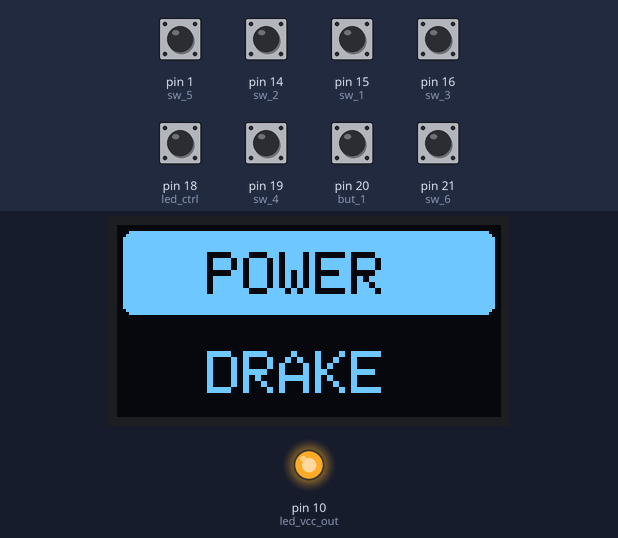
The sketch below on a simulated SparkFun Pro Micro, built with avr-gcc and run on an emulated ATmega32U4. Shown: 128×64 one-colour display, output pins drawn as LEDs (lit = HIGH). The test bench sets the inputs (shaded band); at power-on: pin 1 (sw_5), pin 14 (sw_2), pin 15 (sw_1), pin 16 (sw_3), pin 18 (led_ctrl), pin 19 (sw_4), pin 20 (but_1), pin 21 (sw_6) HIGH. The display library's start-up logo is not drawn; EEPROM starts erased; USB keyboard and mouse output is not drawn.

Above: at 7.3 s.
7.4 s: pin 18 (led_ctrl) pulled LOW for 0.15 s
At 8.6 s:
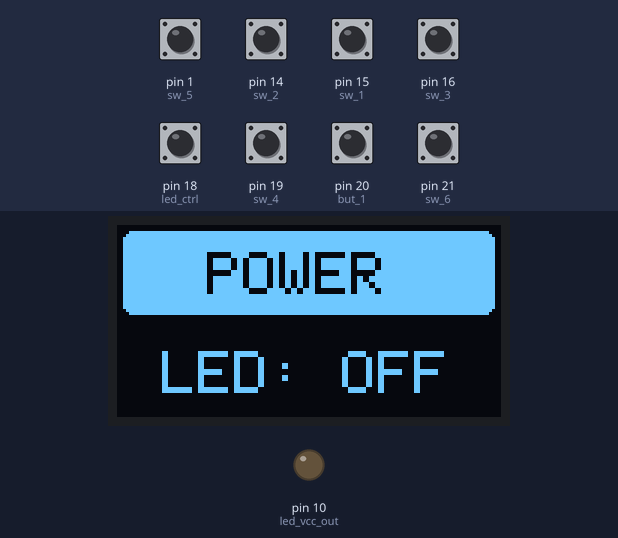
9.0 s: pin 1 (sw_5) pulled LOW for 0.15 s
At 10.0 s:
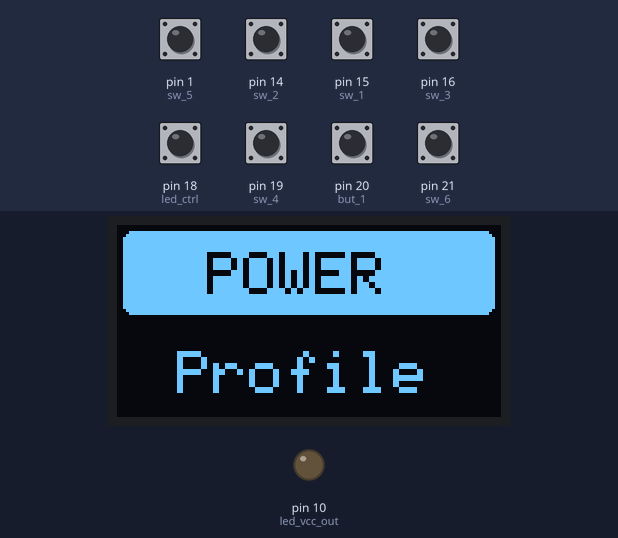
10.7 s: pin 14 (sw_2) pulled LOW for 0.15 s
At 11.6 s:
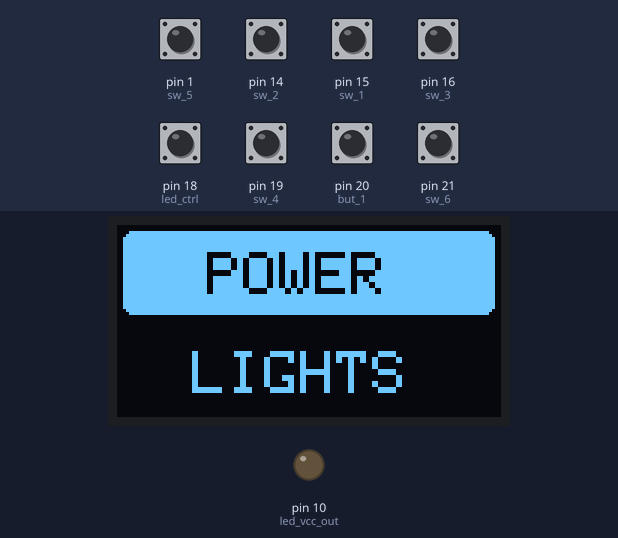
12.3 s: pin 15 (sw_1) pulled LOW for 0.15 s
At 12.42 s:
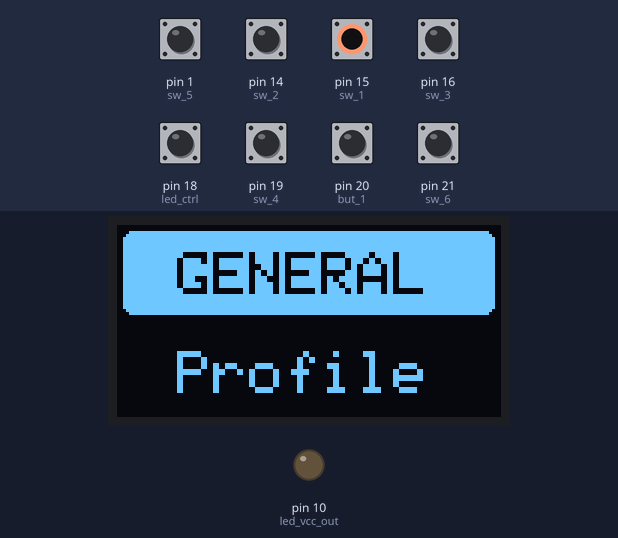
13.9 s: pin 16 (sw_3) pulled LOW for 0.15 s
At 15.1 s:
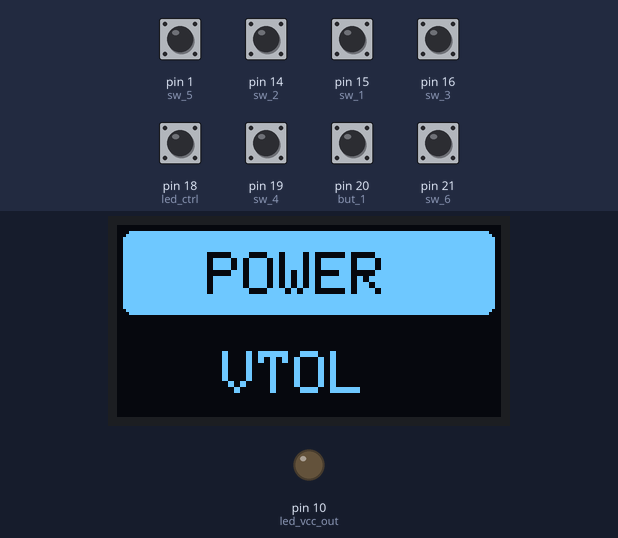
15.5 s: pin 19 (sw_4) pulled LOW for 0.15 s
At 16.7 s:
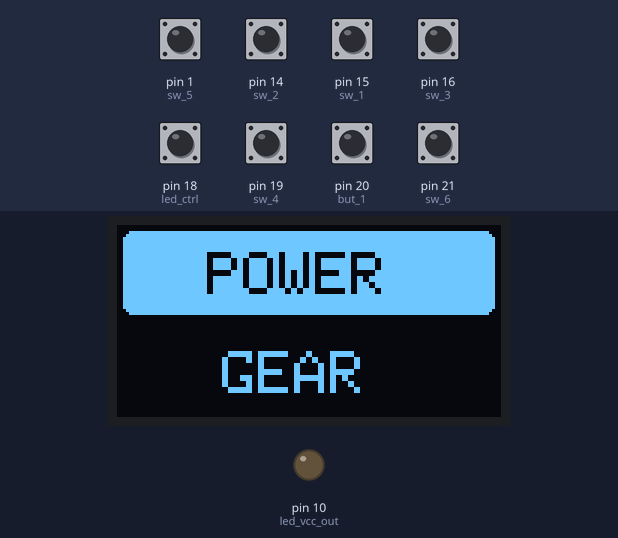
Timing chart, 0 to 18.5 s (numbered marks = the images above; inputs shaded):
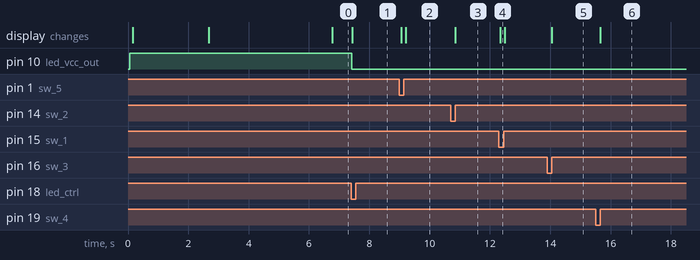

Measured:
- after the input at 7.4 s, pin 10 (led_vcc_out): HIGH → LOW at once; the display: changes at once (image 1)
- after the input at 9.0 s, the display: first changes after 0.06 s (image 2 shows a later state)
- after the input at 10.7 s, the display: changes after 0.15 s (image 3)
- after the input at 12.3 s, the display: changes after 0.05 s (image 4)
- after the input at 13.9 s, the display: changes after 0.15 s (image 5)
- after the input at 15.5 s, the display: changes after 0.15 s (image 6)

The sketch:

hanna_oled_hid.ino
```cpp
// (licence header left out)
// Include header files
#include <Keyboard.h>
#include <Adafruit_GFX.h>
#include <Adafruit_SSD1306.h>
#include <Wire.h>
#include <Bounce2.h>
#include <EEPROM.h>
#include <Keypad.h>
#include <Arduino.h>
#include "menumap.h"

// Defines
#define SCREEN_WIDTH 128
#define SCREEN_HEIGHT 64
#define LOGO_HEIGHT 16
#define OLED_RESET -1
#define LOGO_WIDTH 16
#define led_ctrl 18
#define key_row1 4
#define key_row2 5
#define key_row3 6
#define key_col1 7
#define key_col2 8
#define key_col3 9
#define but_1 20
#define sw_1 15
#define sw_2 14
#define sw_3 16
#define sw_4 19
#define sw_5 1
#define sw_6 21

// Constant declarations
const byte ROWS = 3; // Matrix keypad three rows
const byte COLS = 3; // Matrix keypad three columns
const long LOOP_INTERVAL = 10;  // Polling rate for main loop
const long BUTTON_INTERVAL = 1; // Polling rate for box buttons
const long KEYPAD_INTERVAL = 1; // Polling rate for box keypad
const long BRIGHT_INTERVAL = 0; // Polling rate for LED brightness button
const unsigned long DISP_TIMEOUT = 300; // OLED refresh DISP_TIMEOUT

// Init variables other mix
char key_pressed;
char keymap_1[ROWS][COLS] ={{0, 1, 2}, {3, 4, 5}, {6, 7, 8}};
uint8_t rowPins[ROWS] = {9, 8, 7}; // Connect to the row pinouts of the keypad
uint8_t colPins[COLS] = {4, 5, 6}; // Connect to the column pinouts of the keypad
int profile = 1;        // Set default profile to one
int led_vcc_out = 10;   // L.E.Ds are connected to digital pin 10
float led_pwm_duty = 0; // Variable to store the LED PWM duty cycle
unsigned long oled_cnt; // Counter for OLED text to timeout
String profile_text;    // Variablew to hold text to display on OLED

OLEDMENU menuSRAM; // Menu to overwrite for reading back from PROGMEM

// Initialize an instance of Keypad and OLED screen
Keypad keypad_keys = Keypad(makeKeymap(keymap_1), rowPins, colPins, ROWS, COLS);
Adafruit_SSD1306 display(SCREEN_WIDTH, SCREEN_HEIGHT, &Wire, OLED_RESET);

// Instantiate an instance of a Bounce object for corresponding buttons
Bounce b_but_l = Bounce();
Bounce b_but_1 = Bounce();
Bounce b_sw_t1 = Bounce();
Bounce b_sw_t2 = Bounce();
Bounce b_sw_2 = Bounce();
Bounce b_sw_3 = Bounce();
Bounce b_sw_4 = Bounce();
Bounce b_sw_6 = Bounce();

/*!
 * @function    read_drake_buttons
 * @abstract    Poll for button change.
 * @discussion  Writes text to OLED, and presses key
 * @param       polling delay in milliseconds
 * @result      void
*/
void read_drake_buttons(int polltime)
{
  b_but_1.update();
  if (b_but_1.fell()) {
    memcpy_P( &menuSRAM, &buttonMenu[0], sizeof(OLEDMENU));
    oled_write(String(menuSRAM.name));
    Keyboard.press(menuSRAM.keyId);
    delay(50);
    Keyboard.release(menuSRAM.keyId);
  }
  delay(polltime);
}

/*!
 * @function    read_drake_switch
 * @abstract    Poll for switch state change.
 * @discussion  Writes text to OLED, and presses key
 * @param       polling delay in milliseconds
 * @result      void
*/
void read_drake_switch(int polltime)
{
  b_sw_2.update();
  b_sw_3.update();
  b_sw_4.update();
  b_sw_6.update();
  b_sw_t1.update();
  b_sw_t2.update();

  if (b_sw_2.changed()) {
    memcpy_P( &menuSRAM, &switchMenu[0], sizeof(OLEDMENU));
    press_keyboard_key(menuSRAM.keyId);
    oled_write(String(menuSRAM.name));
  }
  if (b_sw_3.changed()) {
    memcpy_P( &menuSRAM, &switchMenu[1], sizeof(OLEDMENU));
    press_keyboard_key(menuSRAM.keyId);
    oled_write(String(menuSRAM.name));
  }
  if (b_sw_4.changed()) {
    memcpy_P( &menuSRAM, &switchMenu[2], sizeof(OLEDMENU));
    press_keyboard_key(menuSRAM.keyId);
    oled_write(String(menuSRAM.name));
  }
  if (b_sw_6.fell()) {
    memcpy_P( &menuSRAM, &switchMenu[3], sizeof(OLEDMENU));
    press_keyboard_key(menuSRAM.keyId);
    oled_write(String(menuSRAM.name));
  }
  if (b_sw_t1.changed() || b_sw_t2.changed()) {
    set_profile(!digitalRead(sw_1), !digitalRead(sw_5));
  }
  delay(polltime);
}

/*!
 * @function    press_keyboard_key
 * @abstract    press a key
 * @discussion  press a key on the keyboard
 * @param       char key: The key to press
 * @result      void
*/
void press_keyboard_key(char key)
{
  Keyboard.press(key);
  delay(50);
  Keyboard.release(key);
  delay(50);
}

/*!
 * @function    read_drake_keypad
 * @abstract    Poll for matrix buttons change.
 * @discussion  Determine keypress based on profile
 * @param       polling delay in milliseconds
 * @result      void
*/
void read_drake_keypad(int polltime)
{
  if (keypad_keys.getKeys()) {
    for (int i = 0; i < LIST_MAX; i++) {
      if ( keypad_keys.key[i].stateChanged ) {

        // Determine keypress based on profile currently selected
        if (profile == 1) {
          memcpy_P( &menuSRAM, &defaultMenu[keypad_keys.key[i].kcode], sizeof(OLEDMENU));
        } else if (profile == 2) {
          memcpy_P( &menuSRAM, &powerMenu[keypad_keys.key[i].kcode], sizeof(OLEDMENU));
        } else if (profile == 3) {
          memcpy_P( &menuSRAM, &shieldMenu[keypad_keys.key[i].kcode], sizeof(OLEDMENU));
        } else {
          memcpy_P( &menuSRAM, &defaultMenu[keypad_keys.key[i].kcode], sizeof(OLEDMENU));
        }

        // Assign the key press and text from OLEDMENU (menuSRAM)
        oled_write(menuSRAM.name);
        key_pressed = menuSRAM.keyId;

        // Press and release the assigned key
        switch (keypad_keys.key[i].kstate) {
          case PRESSED:
            Keyboard.press(key_pressed);
            break;
          case RELEASED:
            Keyboard.release(key_pressed);
            break;
          default:
            break;
        }
      }
    }
  }
  delay(polltime);
}

/*!
 * @function    set_led_brightness
 * @abstract    Poll for LED brightness change.
 * @discussion  Polls for LED brightness button press
 * @param       polling delay in milliseconds
 * @result      void
*/
void set_led_brightness(int polltime)
{
  b_but_l.update();
  if (b_but_l.fell()) {
    led_pwm_duty += 25.5;
    if (led_pwm_duty > 255) led_pwm_duty = 0;
    analogWrite(led_vcc_out, led_pwm_duty);
    if (led_pwm_duty == 0) {
      oled_write("LED: OFF");
    } else {
      int duty_percentage = (led_pwm_duty * 100) / 255;
      oled_write("LED: " + String(duty_percentage) + "%");
    }
    // Save the new LED duty cycle to EEPROM for next boot
    EEPROM.write(0, led_pwm_duty);
  }
  delay(polltime);
}

/*!
 * @function    set_profile(int sw1, int sw2)
 * @abstract    Set the keypad mapping based on switch position.
 * @discussion  Switch mode. Switch one and five is a two way switch
 * @param       sw1 switch one state
 * @param       sw2 switch five state
 * @result      void
*/
void set_profile(int sw1, int sw2)
{
  if (sw1 == 1 && sw2 == 0) {
    profile = 1;
    profile_text = "GENERAL";
  } else if (sw1 == 0 && sw2 == 1) {
    profile = 3;
    profile_text = "SHIELDS";
  } else if (sw1 == 0 && sw2 == 0) {
    profile = 2;
    profile_text = "POWER";
  }
  oled_write("Profile"); // Draw text on the screen
}

/*!
 * @function    oled_write(String text)
 * @abstract    Write test to the OLED screen
 * @discussion  Send a string of text to the OLED screen
 * @param       String text: the text to write to screen
 * @result      void
*/
void oled_write(String text)
{
  int font_width = SCREEN_WIDTH / 11;
  int start;

  display.setTextSize(2); // Font size
  display.clearDisplay(); // Clear OLED

  // White box around profile name
  display.fillRoundRect(2, 2, 124, 28, 3, SSD1306_WHITE);

  // First line of the display
  display.setTextColor(BLACK);
  start = (font_width - profile_text.length()) * 5;
  display.setCursor(start, 9);
  display.println(profile_text);

  // Second line of the display
  display.setTextColor(WHITE);
  start = (font_width - text.length()) * 5;
  display.setCursor(start, 42);
  display.println(text);

  display.display(); // Write to screen
  oled_cnt = 0; // Incr text timeout
}

/*
 * @function    setup
 * @abstract    Inital setup method
 * @discussion  Define pin pullups and set variables
 * @param
 * @result      none
*/
void setup()
{
  Serial.begin(9600);
  Keyboard.begin();

  // Serial.print("void setup()");
  // Serial.println("Inital setup method");

  // Set internal pullups on buttons
  pinMode(but_1, INPUT_PULLUP);
  pinMode(sw_1, INPUT_PULLUP);
  pinMode(sw_2, INPUT_PULLUP);
  pinMode(sw_3, INPUT_PULLUP);
  pinMode(sw_4, INPUT_PULLUP);
  pinMode(sw_5, INPUT_PULLUP);
  pinMode(sw_6, INPUT_PULLUP);
  pinMode(key_row1, INPUT_PULLUP);
  pinMode(key_row2, INPUT_PULLUP);
  pinMode(key_row3, INPUT_PULLUP);
  pinMode(key_col1, INPUT_PULLUP);
  pinMode(key_col2, INPUT_PULLUP);
  pinMode(key_col3, INPUT_PULLUP);
  pinMode(led_ctrl, INPUT_PULLUP);
  pinMode(led_vcc_out, OUTPUT);

  // Attach debouncers to buttons
  b_but_l.attach(led_ctrl,INPUT_PULLUP);
  b_but_1.attach(but_1,INPUT_PULLUP);
  b_sw_2.attach(sw_2,INPUT_PULLUP);
  b_sw_3.attach(sw_3,INPUT_PULLUP);
  b_sw_4.attach(sw_4,INPUT_PULLUP);
  b_sw_6.attach(sw_6,INPUT_PULLUP);
  b_sw_t1.attach(sw_1,INPUT_PULLUP);
  b_sw_t2.attach(sw_5,INPUT_PULLUP);

  // Set button debounce intervals
  b_but_l.interval(5);
  b_but_1.interval(5);
  b_sw_2.interval(5);
  b_sw_3.interval(5);
  b_sw_4.interval(5);
  b_sw_6.interval(5);
  b_sw_t1.interval(5);
  b_sw_t2.interval(5);

  // SSD1306_SWITCHCAPVCC = generate display voltage from 3.3V internally
  if(!display.begin(SSD1306_SWITCHCAPVCC, 0x3C)) {
    Serial.println(F("SSD1306 allocation failed"));
    for(;;); // Don't proceed, loop forever
  }

  // Setup initial OLED display
  oled_cnt = 0;
  display.display();
  display.setRotation(2); // Screen mounted upside down, so rotate 90 twice
  display.clearDisplay(); // Clear the buffer

  // Read stored LED brightness from EEPROM
  led_pwm_duty = EEPROM.read(0);
  analogWrite(led_vcc_out, led_pwm_duty);
  delay(50);

  // Draw Drake Interplanitary boot logo
  display.clearDisplay();
  display.drawBitmap(0, 0, drakeLogo, 128, 64, WHITE);
  display.display();
  delay(2500);

  // Load profile based on current switch position
  set_profile(!digitalRead(sw_1), !digitalRead(sw_5));
}

/*!
 * @function    loop
 * @abstract    Main program loop.
 * @discussion  Polls for changes in switch, pad,  and button state.
 * @param
 * @result      none
*/
void loop()
{
  // Read brightness, buttons, and switches
  set_led_brightness(BRIGHT_INTERVAL);
  read_drake_buttons(BUTTON_INTERVAL);
  read_drake_switch(KEYPAD_INTERVAL);
  read_drake_keypad(KEYPAD_INTERVAL);

  // Text on OLED will timeout and return to this message
  if (oled_cnt >= DISP_TIMEOUT) {
    oled_write("DRAKE");
    oled_cnt = 0;
  }
  ++oled_cnt; // Increment text timeout
  delay(LOOP_INTERVAL);
}
```

Source omitted: menumap.h (data table, 8944 bytes)
